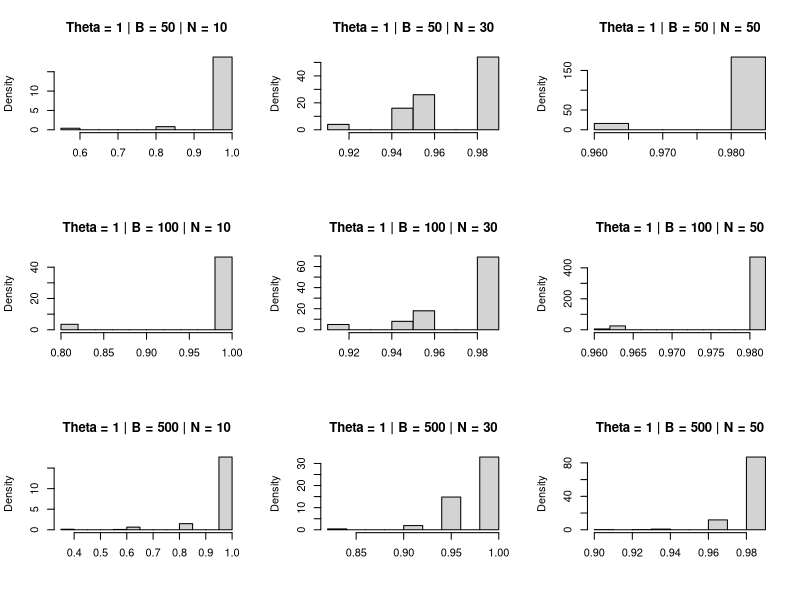
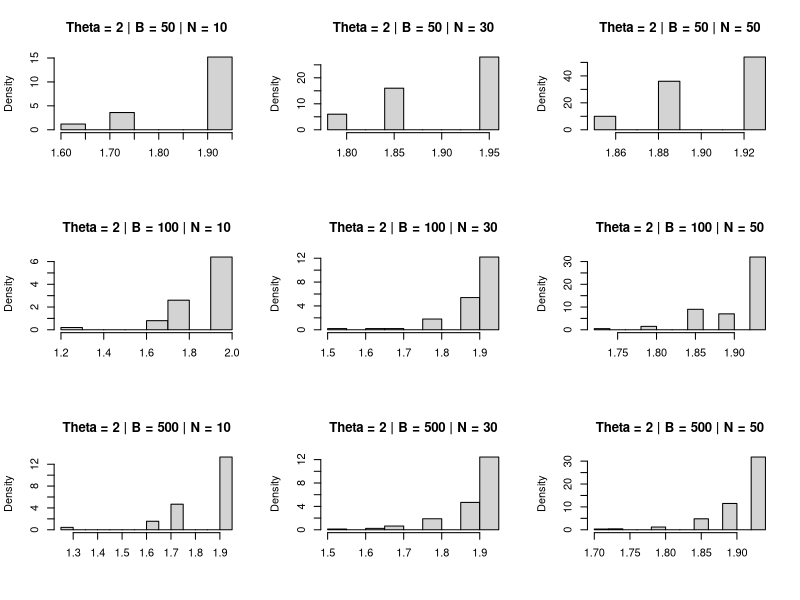
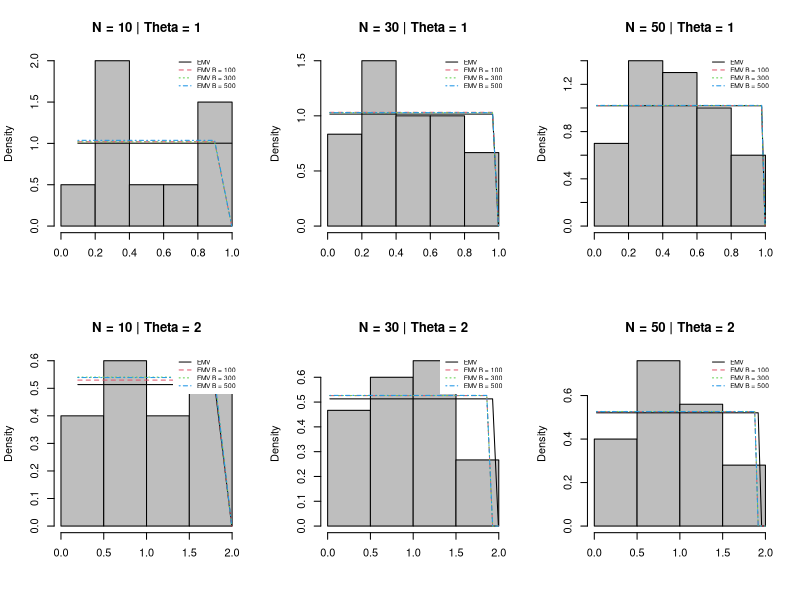

Source code (R) for these figures, in order:
bootstrap_uni <- function(nobs = c(10, 30, 50), B = c(50, 100, 500), theta = c(1, 2), seed = 123, 
                          type = 'non-parametric', view_results = T, export = T){
  
  if(!is.numeric(B) | !is.numeric(nobs) | !is.numeric(theta) |
     !is.numeric(seed) |!is.logical(view_results) |
     !is.logical(export)){
    stop('Some arguments entered in the function are wrong. Follow the instructions: \n
     * "nobs" -> These are the sample sizes that will be evaluated in the simulations, it must be a numerical vector.\n
     * "B" -> Represents the number of bootstrap sample size, must be a numeric argument.\n
     * "theta" -> These are the parameters of Uniform distribution that you want to estimate in you simulation. It must be a numerical vector.\n
     * "view_results" -> If you prefer to print the simulation results for each sample size and parameterization.\n
     * "export" -> Whether to save the results in .txt file.\n')
  }
  
  set.seed(seed)
  
  res_est_b_list <- list()
  res_est_b_list_full<-list()
  for(i in 1:length(theta)){
    for(j in 1:length(B)){
      res_est_b_list[[j]] <- `colnames<-`(matrix(c(0), nrow = B[j], ncol = length(nobs)), c(paste0('Nobs =  ', nobs)))
      
    }
    names(res_est_b_list) <- c(paste0('B = ', B))
    res_est_b_list_full[[i]] <- res_est_b_list
  }
  names(res_est_b_list_full) <- c(paste0('theta = ', theta))
  
  # Setting the environment to receive the results
  res_est_array <- array(c(0), dim = c(length(theta), length(B)+1, length(nobs)), 
                         dimnames = list(paste0('theta = ', theta),
                                         c('EMV', paste0('Est.B ', B)),
                                         paste0('nobs = ', nobs)))
  
  res_bias_array <- array(c(0), dim = c(length(theta), length(B)+1, length(nobs)), 
                          dimnames = list(paste0('theta = ', theta),
                                          c('Bias EMV', paste0('Bias Est.B ', B)),
                                          paste0('nobs = ', nobs)))
  
  res_sd_array <- array(c(0), dim = c(length(theta), length(B)+1, length(nobs)), 
                        dimnames = list(paste0('theta = ', theta),
                                        c('Sd EMV', paste0('Sd Est.B ', B)),
                                        paste0('nobs = ', nobs)))
  #Starts the simulation
  for(i in 1:length(nobs)){
    for(j in 1:length(theta)){
      x <- runif(n = nobs[i], min = 0, max = theta[j])
      n <-length(x)
      est_emv_uni <- max(x)
      sd_emv_uni <- sqrt(((n*theta[j])^2)/(((n+1)^2)*(n+2)))
      res_est_array[j, 1, i] <- est_emv_uni
      res_bias_array[j, 1, i] <- theta[j] - est_emv_uni
      res_sd_array[j, 1, i] <- sd_emv_uni
      for(k in 1:length(B)){
        vec_est_B <- numeric(B[k])
        for(l in 1:B[k]){
          resample_x <- sample(x, replace = T)
          vec_est_B[l] <- max(resample_x)
        }
        res_est_b_list_full[[j]][[k]][,i] <- vec_est_B
        res_est_array[j, k+1, i] <- mean(vec_est_B)
        res_bias_array[j, k+1, i] <- theta[j] - mean(vec_est_B)
        res_sd_array[j, k+1, i] <-  sd(vec_est_B)
        
      }    
    }
  }
  
  # if you want to print all the results in the terminal
  if(view_results){
    cat('\n')
    cat("Uniform Distribution \n")
    cat('\n')
    for(i in 1:length(nobs)){
      cat("####################################################\n")
      cat("Sample size:", nobs[i], '\n')
      cat("####################################################\n")
      for(j in 1:length(theta)){
        cat('\n')
        cat("Results for parameter", rownames(res_est_array)[j],"\n")
        cat("theta:", theta[j],'\n')
        cat("Estimate EMV:", res_est_array[j, 1, i],' \n')
        cat("BIAS EMV:", res_bias_array[j, 1, i],' \n')
        cat("Standard deviation EMV:", res_sd_array[j, 1, i],' \n')
        cat('\n')
        for(k in 1:length(B)){
          cat("Bootstrap sample size:", B[k], '\n')
          cat("Est.B", B[k], ':', res_est_array[j, k+1, i],' \n')
          cat("BIAS Est.B", B[k], ':', res_bias_array[j, k+1, i],' \n')
          cat("Sd Est.B", B[k],':', res_sd_array[j, k+1, i],' \n')
          cat('\n')
        }
        cat("####################################################\n")
      }
      cat('\n')
    }
  }
  
  # if you want to export the results saving as .txt file
  if(export){
    name_file_export<- paste0('Simulation results uniform.txt')
    file_sink <- file(name_file_export)
    sink(name_file_export, append = T)
    cat('\n')
    cat("Uniform Distribution \n")
    cat('\n')
    for(i in 1:length(nobs)){
      cat("####################################################\n")
      cat("Sample size:", nobs[i], '\n')
      cat("####################################################\n")
      for(j in 1:length(theta)){
        cat('\n')
        cat("Results for parameter", rownames(res_est_array)[j],"\n")
        cat("theta:", theta[j],'\n')
        cat("Estimate EMV:", res_est_array[j, 1, i],' \n')
        cat("BIAS EMV:", res_bias_array[j, 1, i],' \n')
        cat("Standard deviation EMV:", res_sd_array[j, 1, i],' \n')
        cat('\n')
        for(k in 1:length(B)){
          cat("Bootstrap sample size:", B[k], '\n')
          cat("Est.B", B[k], ':', res_est_array[j, k+1, i],' \n')
          cat("BIAS Est.B", B[k], ':', res_bias_array[j, k+1, i],' \n')
          cat("Sd Est.B", B[k],':', res_sd_array[j, k+1, i],' \n')
        }
        cat("####################################################\n")
      }
      cat('\n')
    }
    sink()
    close(file_sink)
  }
  
  #Storing within a list.
  list(res_est_b_list_full = res_est_b_list_full,
       res_est_array = res_est_array,
       res_bias_array = res_bias_array,
       res_sd_array = res_sd_array,
       nobs = nobs, B = B, theta = theta)
  
}

res <- bootstrap_uni(nobs = c(10, 30, 50), B = c(50, 100, 500), theta = c(1, 2), seed = 1987, 
                     type = 'non-parametric', view_results = F, export = T)

##########################################
####### SECTION FOR THE GRAPHICS #########
##########################################

library(tidyverse)
theta<-res$theta
B<-res$B
nobs<-res$nobs

# Graphics of distributions of the estimatives for theta = 1
par(mfrow = c(3,3))
for(j in 1:length(B)){
  for(k in 1:length(nobs)){
    hist(res$res_est_b_list_full[[1]][[j]][,k], freq = F,
         main = paste0('Theta = ', theta[1],' | B = ', B[j], ' | N = ', nobs[k]), 
         xlab = NULL)
  }
}

# Graphics of distributions of the estimatives for theta = 0.5
par(mfrow = c(3,3))
for(j in 1:length(B)){
  for(k in 1:length(nobs)){
    hist(res$res_est_b_list_full[[2]][[j]][,k], freq = F,
         main = paste0('Theta = ', theta[2],' | B = ', B[j], ' | N = ', nobs[k]), 
         xlab = NULL)
  }
}

par(mfrow = c(2,3))
seed = 1987
set.seed(seed)
# Nobs = 10 and Theta = 1
x <- runif(n = 10, min = 0, max = 1)
x2 <- seq(min(x), max(x), length = length(x))
hist(x, prob = T,  main = paste0('N = 10 | Theta = ', theta[1]), col = "gray", xlab = '')
lines(x2, dunif(x2, min = 0, max = res$res_est_array[1,1,1]), col = 1, lty = 1, lwd = 1)
lines(x2, dunif(x2, min = 0, max = res$res_est_array[1,2,1]), col = 2, lty = 2, lwd = 1)
lines(x2, dunif(x2, min = 0, max = res$res_est_array[1,3,1]), col = 3, lty = 3, lwd = 1)
lines(x2, dunif(x2, min = 0, max = res$res_est_array[1,4,1]), col = 4, lty = 4, lwd = 1)
legend('topright', cex= 0.6, lty = c(1:4), col= c(1:4),
       legend=c("EMV", "EMV B = 100", "EMV B = 300", "EMV B = 500"),
       box.lty=0)


set.seed(seed)
# Nobs = 30 and Theta = 1
x <- runif(n = 30, min = 0, max = 1)
x2 <- seq(min(x), max(x), length = length(x))
hist(x, prob = T,  main = paste0('N = 30 | Theta = ', theta[1]), col = "gray", xlab = '')
lines(x2, dunif(x2, min = 0, max = res$res_est_array[1,1,2]), col = 1, lty = 1, lwd = 1)
lines(x2, dunif(x2, min = 0, max = res$res_est_array[1,2,2]), col = 2, lty = 2, lwd = 1)
lines(x2, dunif(x2, min = 0, max = res$res_est_array[1,3,2]), col = 3, lty = 3, lwd = 1)
lines(x2, dunif(x2, min = 0, max = res$res_est_array[1,4,2]), col = 4, lty = 4, lwd = 1)
legend('topright', cex= 0.6, lty = c(1:4), col= c(1:4),
       legend=c("EMV", "EMV B = 100", "EMV B = 300", "EMV B = 500"),
       box.lty=0)

set.seed(seed)
# Nobs = 50 and Theta = 1
x <- runif(n = 50, min = 0, max = 1)
x2 <- seq(min(x), max(x), length = length(x))
hist(x, prob = T,  main = paste0('N = 50 | Theta = ', theta[1]), col = "gray", xlab = '')
lines(x2, dunif(x2, min = 0, max = res$res_est_array[1,1,3]), col = 1, lty = 1, lwd = 1)
lines(x2, dunif(x2, min = 0, max = res$res_est_array[1,2,3]), col = 2, lty = 2, lwd = 1)
lines(x2, dunif(x2, min = 0, max = res$res_est_array[1,3,3]), col = 3, lty = 3, lwd = 1)
lines(x2, dunif(x2, min = 0, max = res$res_est_array[1,4,3]), col = 4, lty = 4, lwd = 1)
legend('topright', cex= 0.6, lty = c(1:4), col= c(1:4),
       legend=c("EMV", "EMV B = 100", "EMV B = 300", "EMV B = 500"),
       box.lty=0)

####
set.seed(seed)
# Nobs = 10 and Theta = 2
x <- runif(n = 10, min = 0, max = 2)
x2 <- seq(min(x), max(x), length = length(x))
hist(x, prob = T,  main = paste0('N = 10 | Theta = ', theta[2]), col = "gray", xlab = '')
lines(x2, dunif(x2, min = 0, max = res$res_est_array[2,1,1]), col = 1, lty = 1, lwd = 1)
lines(x2, dunif(x2, min = 0, max = res$res_est_array[2,2,1]), col = 2, lty = 2, lwd = 1)
lines(x2, dunif(x2, min = 0, max = res$res_est_array[2,3,1]), col = 3, lty = 3, lwd = 1)
lines(x2, dunif(x2, min = 0, max = res$res_est_array[2,4,1]), col = 4, lty = 4, lwd = 1)
legend('topright', cex= 0.6, lty = c(1:4), col= c(1:4),
       legend=c("EMV", "EMV B = 100", "EMV B = 300", "EMV B = 500"),
       box.lty=0)

set.seed(seed)
# Nobs = 30 and Theta = 2
x <- runif(n = 30, min = 0, max = 2)
x2 <- seq(min(x), max(x), length = length(x))
hist(x, prob = T,  main = paste0('N = 30 | Theta = ', theta[2]), col = "gray", xlab = '')
lines(x2, dunif(x2, min = 0, max = res$res_est_array[2,1,2]), col = 1, lty = 1, lwd = 1)
lines(x2, dunif(x2, min = 0, max = res$res_est_array[2,2,2]), col = 2, lty = 2, lwd = 1)
lines(x2, dunif(x2, min = 0, max = res$res_est_array[2,3,2]), col = 3, lty = 3, lwd = 1)
lines(x2, dunif(x2, min = 0, max = res$res_est_array[2,4,2]), col = 4, lty = 4, lwd = 1)
legend('topright', cex= 0.6, lty = c(1:4), col= c(1:4),
       legend=c("EMV", "EMV B = 100", "EMV B = 300", "EMV B = 500"),
       box.lty=0)

set.seed(seed)
# Nobs = 50 and Theta = 2
x <- runif(n = 50, min = 0, max = 2)
x2 <- seq(min(x), max(x), length = length(x))
hist(x, prob = T,  main = paste0('N = 50 | Theta = ', theta[2]), col = "gray", xlab = '')
lines(x2, dunif(x2, min = 0, max = res$res_est_array[2,1,3]), col = 1, lty = 1, lwd = 1)
lines(x2, dunif(x2, min = 0, max = res$res_est_array[2,2,3]), col = 2, lty = 2, lwd = 1)
lines(x2, dunif(x2, min = 0, max = res$res_est_array[2,3,3]), col = 3, lty = 3, lwd = 1)
lines(x2, dunif(x2, min = 0, max = res$res_est_array[2,4,3]), col = 4, lty = 4, lwd = 1)
legend('topright', cex= 0.6, lty = c(1:4), col= c(1:4),
       legend=c("EMV", "EMV B = 100", "EMV B = 300", "EMV B = 500"),
       box.lty=0)

